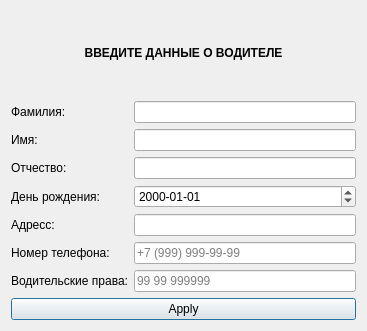
<?xml version="1.0" encoding="UTF-8"?>
<ui version="4.0">
 <class>dialog_insert_driver</class>
 <widget class="QDialog" name="dialog_insert_driver">
  <property name="geometry">
   <rect>
    <x>0</x>
    <y>0</y>
    <width>367</width>
    <height>331</height>
   </rect>
  </property>
  <property name="windowTitle">
   <string>Добавление водителя</string>
  </property>
  <layout class="QGridLayout" name="gridLayout_2">
   <item row="2" column="0">
    <widget class="QPushButton" name="pushButton">
     <property name="enabled">
      <bool>true</bool>
     </property>
     <property name="text">
      <string>Apply</string>
     </property>
     <property name="checkable">
      <bool>true</bool>
     </property>
     <property name="checked">
      <bool>false</bool>
     </property>
     <property name="autoExclusive">
      <bool>true</bool>
     </property>
    </widget>
   </item>
   <item row="1" column="0">
    <layout class="QGridLayout" name="gridLayout">
     <item row="0" column="0">
      <widget class="QLabel" name="surname">
       <property name="text">
        <string>Фамилия:</string>
       </property>
      </widget>
     </item>
     <item row="0" column="1">
      <widget class="QLineEdit" name="lineEdit_1"/>
     </item>
     <item row="1" column="0">
      <widget class="QLabel" name="name">
       <property name="text">
        <string>Имя:</string>
       </property>
      </widget>
     </item>
     <item row="1" column="1">
      <widget class="QLineEdit" name="lineEdit_2"/>
     </item>
     <item row="2" column="0">
      <widget class="QLabel" name="patronymic">
       <property name="styleSheet">
        <string notr="true">font: 13pt &quot;.AppleSystemUIFont&quot;;</string>
       </property>
       <property name="text">
        <string>Отчество:</string>
       </property>
      </widget>
     </item>
     <item row="2" column="1">
      <widget class="QLineEdit" name="lineEdit_3"/>
     </item>
     <item row="3" column="0">
      <widget class="QLabel" name="label_4">
       <property name="text">
        <string>День рождения:</string>
       </property>
      </widget>
     </item>
     <item row="3" column="1">
      <widget class="QDateEdit" name="dateEdit">
       <property name="displayFormat">
        <string>yyyy-MM-dd</string>
       </property>
      </widget>
     </item>
     <item row="4" column="0">
      <widget class="QLabel" name="label_7">
       <property name="text">
        <string>Адресс:</string>
       </property>
      </widget>
     </item>
     <item row="4" column="1">
      <widget class="QLineEdit" name="lineEdit_4"/>
     </item>
     <item row="5" column="0">
      <widget class="QLabel" name="label_5">
       <property name="text">
        <string>Номер телефона:</string>
       </property>
      </widget>
     </item>
     <item row="5" column="1">
      <widget class="QLineEdit" name="lineEdit_5">
       <property name="placeholderText">
        <string>+7 (999) 999-99-99</string>
       </property>
      </widget>
     </item>
     <item row="6" column="0">
      <widget class="QLabel" name="label_6">
       <property name="text">
        <string>Водительские права:</string>
       </property>
      </widget>
     </item>
     <item row="6" column="1">
      <widget class="QLineEdit" name="lineEdit_6">
       <property name="placeholderText">
        <string>99 99 999999</string>
       </property>
      </widget>
     </item>
    </layout>
   </item>
   <item row="0" column="0">
    <widget class="QLabel" name="label_8">
     <property name="styleSheet">
      <string notr="true">font: 20pt &quot;.AppleSystemUIFont&quot;;</string>
     </property>
     <property name="text">
      <string>&lt;html&gt;&lt;head/&gt;&lt;body&gt;&lt;p&gt;&lt;span style=&quot; font-weight:600;&quot;&gt;ВВЕДИТЕ ДАННЫЕ О ВОДИТЕЛЕ&lt;/span&gt;&lt;/p&gt;&lt;/body&gt;&lt;/html&gt;</string>
     </property>
     <property name="textFormat">
      <enum>Qt::AutoText</enum>
     </property>
     <property name="alignment">
      <set>Qt::AlignCenter</set>
     </property>
     <property name="margin">
      <number>10</number>
     </property>
    </widget>
   </item>
  </layout>
 </widget>
 <resources/>
 <connections/>
</ui>
